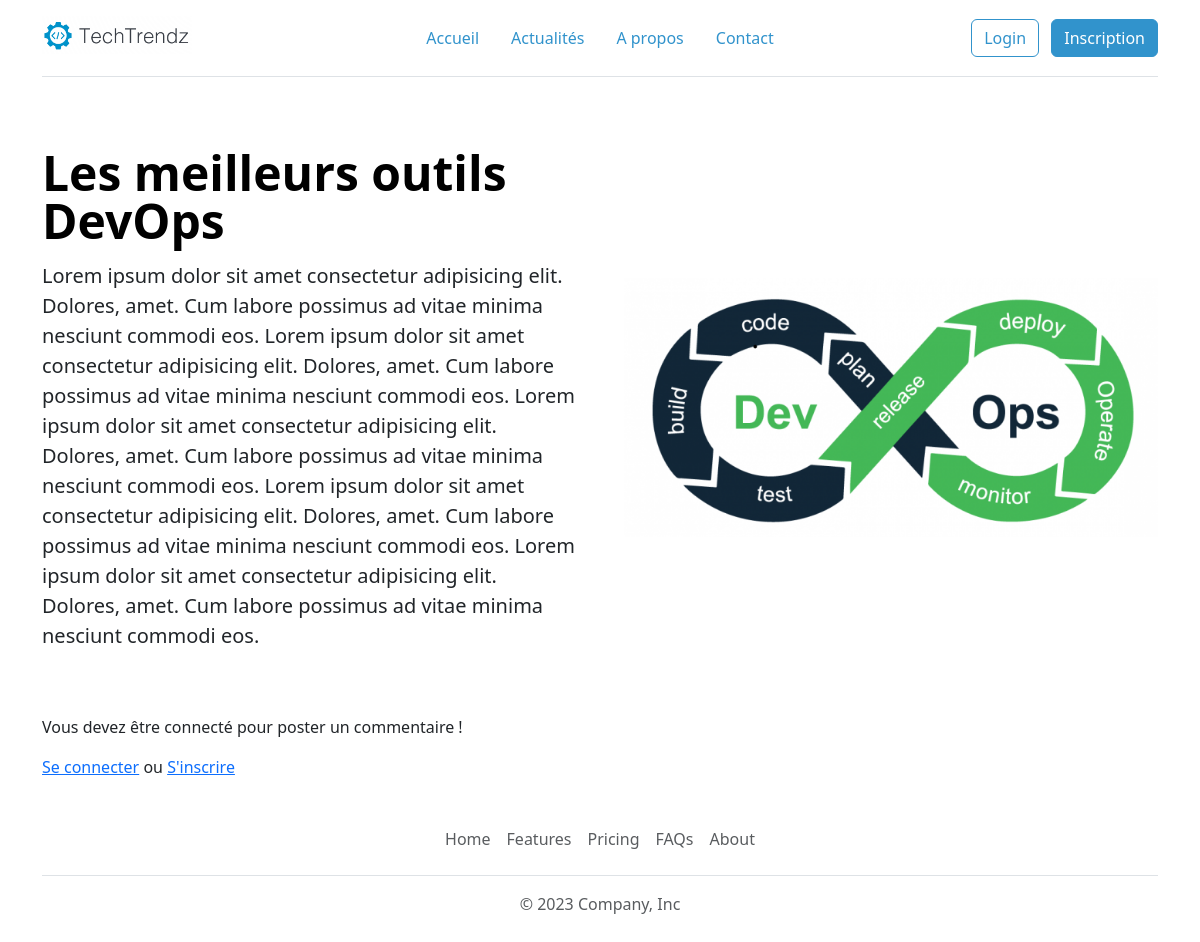
Page /actualite.php?id=52 on the committed database.
### tables this page shows
CREATE TABLE IF NOT EXISTS `articles` (
  `id` int(11) NOT NULL AUTO_INCREMENT,
  `category_id` int(11) NOT NULL,
  `title` varchar(255) NOT NULL,
  `content` text NOT NULL,
  `image` varchar(255) DEFAULT NULL,
  PRIMARY KEY (`id`),
  KEY `category_id` (`category_id`)
);

### lib/article.php (called while the page is built, shortened)
<?php
function getArticleById(PDO $pdo, int $id):array|bool
{
    $query = $pdo->prepare("SELECT * FROM articles WHERE id = :id");
    $query->bindValue(":id", $id, PDO::PARAM_INT);
    $query->execute();
    return $query->fetch(PDO::FETCH_ASSOC);
}

### actualite.php (the view, shortened to what this page needs)
<?php
require_once __DIR__ . "/lib/pdo.php";
require_once __DIR__ . "/lib/article.php";
require_once __DIR__ . "/templates/header.php";
$article = getArticleById($pdo, $_GET['id']);
?>
<div class="row flex-lg-row-reverse align-items-center g-5 py-5">
    <div class="col-10 col-sm-8 col-lg-6">
        <img src="<?= ($article['image'] === null) ? _ASSETS_IMAGES_FOLDER_ . "default-article.jpg" : _ARTICLES_IMAGES_FOLDER_ . htmlspecialchars($article['image']) ?>" class="d-block mx-lg-auto img-fluid" alt="<?= htmlspecialchars($article['title']) ?>" width="700" height="500" loading="lazy">
    </div>
    <div class="col-lg-6">
        <h1 class="display-5 fw-bold text-body-emphasis lh-1 mb-3"><?= htmlspecialchars($article['title']) ?></h1>
        <p class="lead"><?= htmlspecialchars($article['content']) ?></p>
    </div>
</div>
<div>
    <?php if (isset($_SESSION['user'])) : ?>
        <form method="POST">
            <input type="hidden" name="article_id" value="<?= $_GET['id'] ?>">
            <input type="hidden" name="user_id" value="<?= $_SESSION['user']['id'] ?>">
            <div class="mb-3">
                <label for="content" class="form-label">Commentaire</label>
                <textarea class="form-control" name="content" id="content" rows="3"></textarea>
            </div>
            <button type="submit" name="newComment" class="btn btn-primary">Envoyer</button>
        </form>
    <?php else : ?>
        <p>Vous devez être connecté pour poster un commentaire !</p>
        <a href="login.php">Se connecter</a> ou <a href="register.php">S'inscrire</a>
    <?php endif; ?>
</div>
<?php require_once __DIR__ . "/templates/footer.php"; ?>

### rows in the picture
articles: image (picture), title "Les meilleurs outils DevOps", content "Lorem ipsum dolor sit amet consectetur adipisicing elit. Dolores, amet. Cum labore possimus ad vitae minima nesciunt commodi eos. Lorem ipsum dolor sit amet consectetur adipisicing elit. Dolores, amet. Cum labore possimus ad vitae minima nesciunt commodi eos. Lorem ipsum dolor sit amet consectetur adipisicing elit. Dolores, amet. Cum labore possimus ad vitae minima nesciunt commodi eos. Lorem ipsum dolor sit amet consectetur adipisicing elit. Dolores, amet. Cum labore possimus ad vitae minima nesciunt commodi eos. Lorem ipsum dolor sit amet consectetur adipisicing elit. Dolores, amet. Cum labore possimus ad vitae minima nesciunt commodi eos."

### other values in the picture
$titre "Accueil"
$titre "Actualités"
$titre "A propos"
$titre "Contact"
